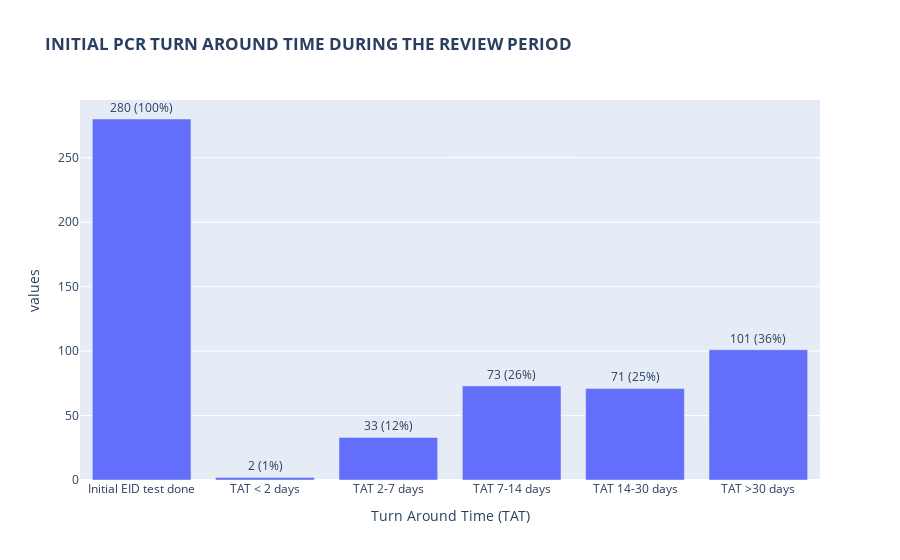

The cell this chart's notebook holds for it:
### Code cell
fig=px.bar(tat_df,x='Turn Around Time (TAT)',y='values',title='<b>INITIAL PCR TURN AROUND TIME DURING THE REVIEW PERIOD</b>',
           text='percentage',)
#           color_continuous_scale=["green", "yellow", "red"])
fig.update_traces( textposition='outside')
# fig.update_layout(uniformtext_minsize=9, uniformtext_mode='hide')
# fig.update_xaxes(tickangle=45)
fig.show()

### Figure 1 — Plotly figure (JSON) as saved in the notebook; plotly's stock layout.template omitted (floating-point values rounded to 4 significant figures)
{"data": [{"alignmentgroup": "True", "hovertemplate": "Turn Around Time (TAT)=%{x}<br>values=%{y}<br>percentage=%{text}<extra></extra>", "legendgroup": "", "marker": {"color": "#636efa"}, "name": "", "offsetgroup": "", "orientation": "v", "showlegend": false, "text": ["280 (100%)", "2 (1%)", "33 (12%)", "73 (26%)", "71 (25%)", "101 (36%)"], "textposition": "outside", "type": "bar", "x": ["Initial EID test done", "TAT < 2 days", "TAT 2-7 days", "TAT 7-14 days", "TAT 14-30 days", "TAT >30 days"], "xaxis": "x", "y": [280, 2, 33, 73, 71, 101], "yaxis": "y"}], "layout": {"barmode": "relative", "legend": {"tracegroupgap": 0}, "title": {"text": "<b>INITIAL PCR TURN AROUND TIME DURING THE REVIEW PERIOD</b>"}, "xaxis": {"anchor": "y", "domain": [0, 1], "title": {"text": "Turn Around Time (TAT)"}}, "yaxis": {"anchor": "x", "domain": [0, 1], "title": {"text": "values"}}}}
